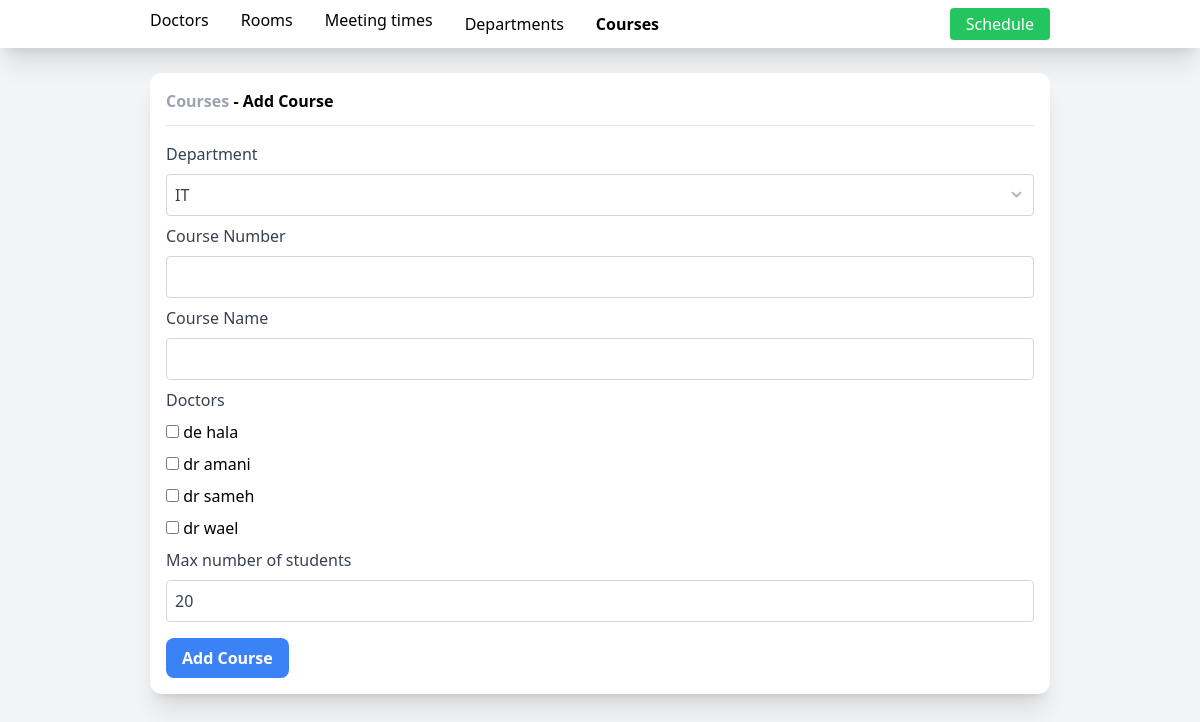
The app's page /courses/create with its own data.
### tables this page shows
CREATE TABLE "instructors" (
	"id"	INTEGER,
	"name"	text NOT NULL,
	PRIMARY KEY("id" AUTOINCREMENT)
);

### main.py (the view)
    @app.route('/courses/create')
    def createCourse():
        doctors = AllInstructors()
        departments = AllDepartments()
        return render_template('add-course.html', doctors=doctors, departments=departments)

### department.py (called while the page is built)
def AllDepartments():
    import sqlite3
    con = sqlite3.connect('class-scheduler.db')
    cur = con.cursor()
    cur.execute('SELECT * FROM departments')
    departments = []
    for row in cur:
        departments.append(Department(id=row[0], name=row[1]))
    return departments

    def get_name(self):
        return self._name

    def get_id(self):
        return self._id

### instructor.py (called while the page is built)
def AllInstructors():
    import sqlite3
    con = sqlite3.connect('class-scheduler.db')
    cur = con.cursor()
    cur.execute('SELECT * FROM instructors')
    instructors = []
    for row in cur:
        instructors.append(Instructor(row[0], row[1]))
    return instructors

    def get_id(self):
        return self._id

    def get_name(self):
        return self._name

### templates/add-course.html (shortened to what this page needs)
<!DOCTYPE html>
<html lang="en">
<head>
    <link rel="stylesheet" href="{{url_for('style')}}">
</head>
<body class="bg-gray-100">
    <nav class="bg-white shadow-xl w-full py-2 px-[150px]">
        <div class="flex gap-8 w-full">
            <a href="{{url_for('doctorsIndex')}}" class="hover:scale-105 hover:font-bold transition-all">Doctors</a>
            <a href="{{url_for('roomsIndex')}}" class="hover:scale-105 hover:font-bold transition-all">Rooms</a>
            <a href="{{url_for('meetingTimesIndex')}}" class="hover:scale-105 hover:font-bold transition-all">Meeting
                times</a>
            <a href="{{url_for('departmentsIndex')}}"
                class="hover:scale-105 hover:font-bold transition-all my-auto ">Departments</a>
            <a href="{{url_for('coursesIndex')}}"
                class="hover:scale-105 hover:font-bold transition-all my-auto font-bold">Courses</a>
            <a href="{{url_for('scheduleIndex')}}" class="hover:scale-105 hover:font-bold transition-all my-auto text-white bg-green-500 rounded hover:shadow-lg px-4 py-1 justify-self-end ml-auto">Schedule</a>
        </div>
    </nav>
    <main class="py-[25px] px-[150px] ">
        <div class="bg-white rounded-xl shadow-xl w-full p-4">
            <div class="flex w-full justify-between">
                <h1 class="font-bold my-auto">
                    <a class="text-gray-400" href="{{url_for('coursesIndex')}}">Courses</a> - Add Course
                </h1>
            </div>
            <hr class="mt-3">
            <form action="{{url_for('storeCourse')}}" class="mt-4" method="POST">
                <div class="">
                    <label for="department_id" class="form-label">Department</label>
                    <select name="department_id" id="department_id" class="form-select">
                        <optgroup label="Departments">
                            {% for department in departments %}
                            <option value="{{department.get_id()}}">{{department.get_name()}}</option>
                            {% endfor %}
                        </optgroup>
                    </select>
                </div>
                <div class=" mt-2">
                    <label for="number" class="form-label">Course Number</label>
                    <input type="text" name="number" id="number" class="form-input" required>
                </div>
                <div class=" mt-2">
                    <label for="name" class="form-label">Course Name</label>
                    <input type="text" name="name" id="name" class="form-input" required>
                </div>
                <div class=" mt-2" id="doctors">
                    <label class="form-label">Doctors</label>
                    <div class="flex flex-col gap-2 mb-2">
                        {% for doctor in doctors %}
                        <label>
                            <input type="checkbox" name="doctor_id[]" id="doctor_id[]" value="{{doctor.get_id()}}">
                            {{doctor.get_name()}}
                        </label>
                        {% endfor %}
                    </div>
                </div>
                <div class="mt-2">
                    <label for="max_number_of_students" class="form-label">Max number of students</label>
                    <input type="number" name="max_number_of_students" id="max_number_of_students" value="20"
                        class="form-input" required>
                </div>
                <div class="mt-4">
                    <button class="bg-blue-500 text-white font-bold py-2 px-4 rounded-lg" type="submit">Add
                        Course</button>
                </div>
            </form>
        </div>
    </main>
</body>
</html>

### records on screen
instructors: get_name "de hala"
instructors: get_name "dr amani"
instructors: get_name "dr sameh"
instructors: get_name "dr wael"

### other values on screen
form field department_id "IT"
